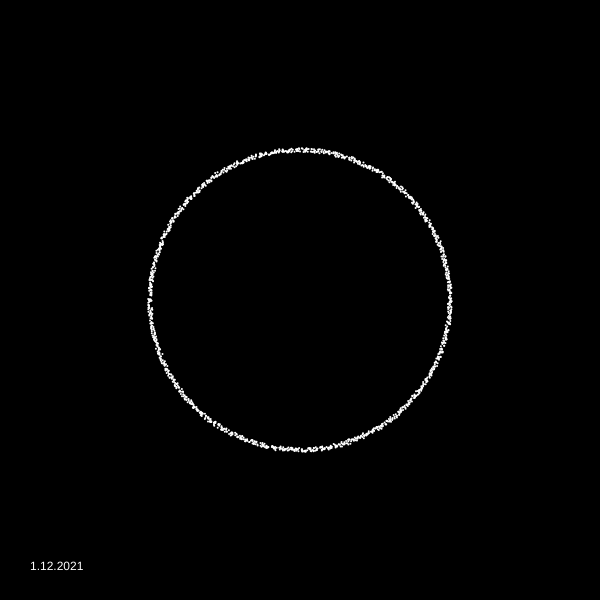
Frame 1 (no input)
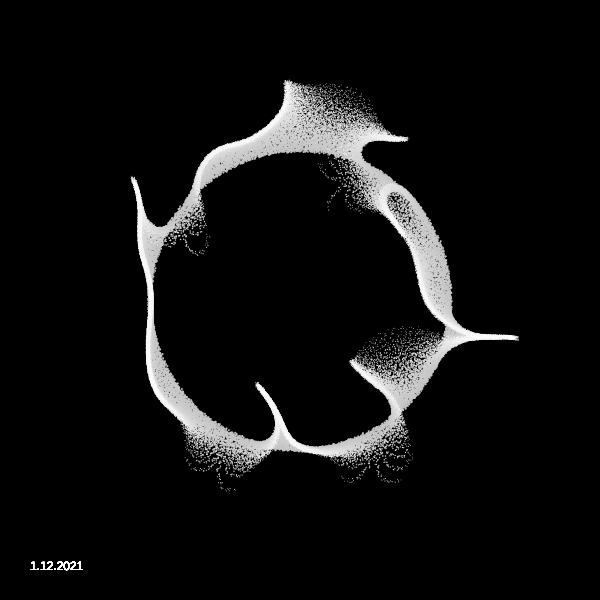
Frame 60 (no input)
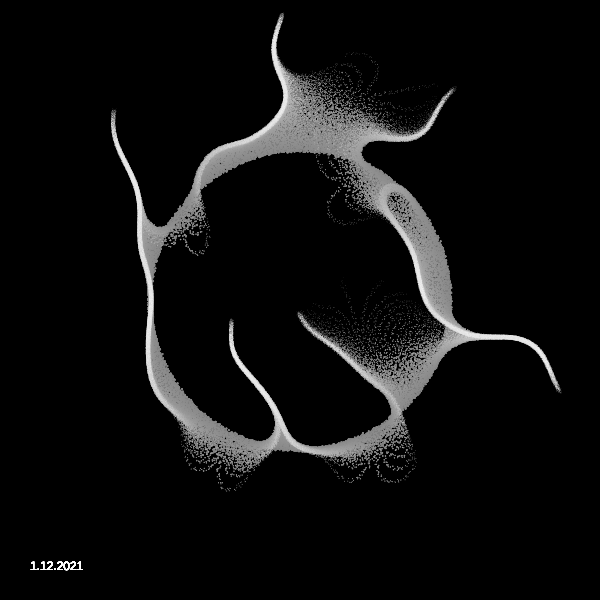
Frame 120 (the mouse pressed at the canvas centre since frame 60)

The p5.js sketch that drew these frames (run headless with seeded random() and noise() and a simulated clock; from frame 60 on, the mouse is pressed at the canvas centre):

// p5.js sketch
// ── sketch.js
/* Forked from  Roni Kaufman
 inspired by https://twitter.com/dmitricherniak/status/1214888292421951488?s=09
Fork and modifications by Nina Lutz
*/

let particles = [];
let circles = [];
let squiggliness = 1/500;
let interval;
let margin = 20;
let theEnd = false;
let r = 150;
let noiseFactor = 10;
let baseHue;

function setup() {

  var canvas;
  if(windowWidth>=600 && windowHeight >=600){
    canvas = createCanvas(600, 600);
  }
  else{
    canvas = createCanvas(windowWidth, windowHeight - 100);
  }

  var x = (windowWidth - width) / 2;
  var y = (windowHeight - height) / 2;

  canvas.position(x, y);

  noStroke();
  
  updateParticles();
    background(0)


  interval = setInterval(updateParticles, 5000);
}

function draw() {
  background(0, 1)
  if (theEnd) {
    noLoop();
  } else {
    for (let p of particles) {
      p.draw();
      p.move();
    }
  }
  fill(255);
  text("1.12.2021", 30, height-30)
}

function updateParticles() {
  particles = [];
  let xCenter = width/2;
  let yCenter = height/2;
  let n = r*10;
  for (let i = 0; i < n; i++) {
    let theta = map(i, 0, n, -PI, PI);
    let x_ = xCenter + r*cos(theta);
    let y_ = yCenter + r*sin(theta);
    let s_ = 2;
    let sat_ = random(noiseFactor/2, 100);
    let val_ = random(0, noiseFactor*2);
    particles.push(new Particle(x_, y_, s_, sat_, val_));
  }
  r -= 14;
  noiseFactor += 10;
  baseHue += 0;
  if (r < 20) {
    clearInterval(interval);
    theEnd = true;
  }
}

function Particle(x_, y_, s_, sat_, val_) {
  this.x = x_; // x
  this.y = y_; // y
  this.size = s_; // size
  this.sat = sat_; // saturation
  this.val = val_; // value
  
  this.alpha = 100;
  this.dist = 1.2;
  
  this.move = function() {
    let theta = noise(this.x * squiggliness, this.y * squiggliness)*PI*noiseFactor;
    fill(baseHue%100, this.sat, this.val, this.alpha);
    let v = p5.Vector.fromAngle(theta, this.dist);
    this.x += v.x;
    this.y += v.y;
    //this.dist *= 0.999;
    this.alpha *= 0.985;
    this.size *= 0.985;
  }
  
  this.draw = function() {
    //fill(100, this.alpha);
    circle(this.x + random(-2, 2), this.y + random(-2, 2), this.size);
  }
}

function intersectsWithOtherCircles(x_, y_, r_) {
  for (let c of circles) {
    if (dist(c.x, c.y, x_, y_) < c.r + r_ + margin) {
      return true;
    }
  }
  circles.push({x: x_, y: y_, r: r_});
  return false;
}
